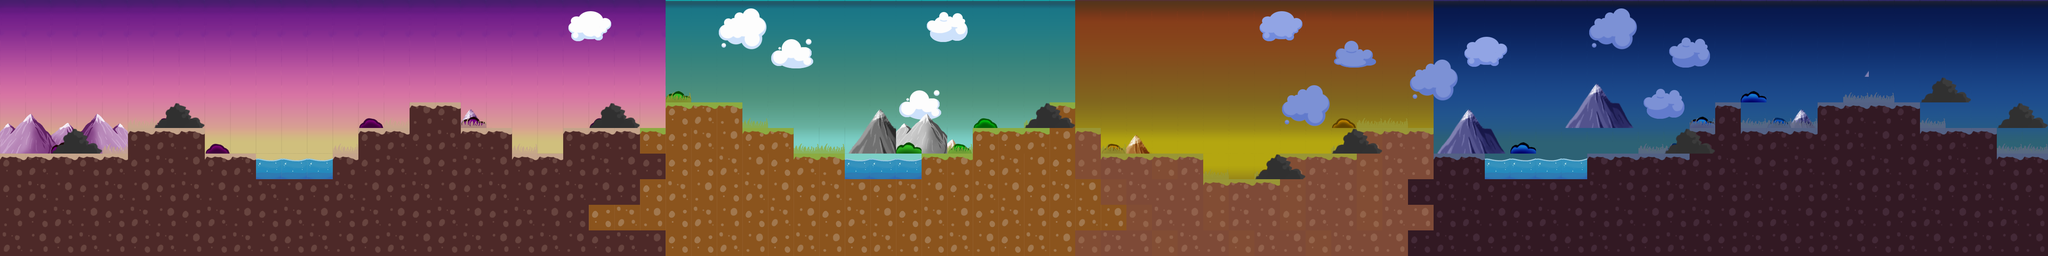

The image is a tile-based game level rendered from a .tmx file. Its description and source (layers, tilesets, objects; grid data summarised) follow:
An orthogonal 80x10 tile map with 64x64 px tiles, 6 tile layers (ciel, plan4, plan3, Decor, ...), 2 tilesets and 153 objects.

<map version="1.8" tiledversion="1.8.2" orientation="orthogonal" renderorder="right-down" width="80" height="10" tilewidth="64" tileheight="64" infinite="0" nextlayerid="34" nextobjectid="237">
 <editorsettings>
  <export target="blockout.json" format="json" />
 </editorsettings>
 <tileset firstgid="1" name="tilesheetFT" tilewidth="64" tileheight="64" tilecount="480" columns="30">
  <image source="../tilesets/tilesheetFT.png" width="1920" height="1080" />
  <tile id="121">
   <animation>
    <frame tileid="90" duration="100" />
    <frame tileid="91" duration="100" />
    <frame tileid="92" duration="100" />
    <frame tileid="93" duration="100" />
    <frame tileid="94" duration="100" />
    <frame tileid="95" duration="100" />
    <frame tileid="96" duration="100" />
    <frame tileid="97" duration="100" />
    <frame tileid="120" duration="100" />
   </animation>
  </tile>
 </tileset>
 <tileset firstgid="481" name="Anims" tilewidth="128" tileheight="192" tilecount="4" columns="0">
  <grid orientation="orthogonal" width="1" height="1" />
  <tile id="0">
   <image width="128" height="192" source="../../deposez assets pour tileset ici/abres/arbre crepouscoulus.png" />
  </tile>
  <tile id="1">
   <image width="128" height="192" source="../../deposez assets pour tileset ici/abres/arbre jour levée.png" />
  </tile>
  <tile id="2">
   <image width="128" height="192" source="../../deposez assets pour tileset ici/abres/arbre jour.png" />
  </tile>
  <tile id="3">
   <image width="128" height="192" source="../../deposez assets pour tileset ici/abres/arbre nuit.png" />
  </tile>
 </tileset>
 <layer id="7" name="ciel" width="80" height="10">
  <data>[800 cells, 800 non-empty, 40 distinct tile ids]</data>
 </layer>
 <objectgroup id="22" name="Etoiles">
  <object id="134" gid="291" x="3722.67" y="129.333" width="64" height="64" />
  <object id="135" gid="291" x="3828" y="70.6667" width="64" height="64" />
  <object id="136" gid="291" x="3912" y="132" width="64" height="64" />
  <object id="137" gid="291" x="4005.33" y="180" width="64" height="64" />
  <object id="138" gid="291" x="4058.67" y="98.6667" width="64" height="64" />
  <object id="139" gid="291" x="4181.33" y="58.6667" width="64" height="64" />
  <object id="140" gid="291" x="4218.67" y="146.667" width="64" height="64" />
  <object id="141" gid="291" x="4394.67" y="130.667" width="64" height="64" />
  <object id="142" gid="291" x="4490.67" y="77.3333" width="64" height="64" />
  <object id="143" gid="291" x="4684" y="108" width="64" height="64" />
  <object id="144" gid="291" x="4316" y="169.333" width="64" height="64" />
  <object id="145" gid="291" x="4108" y="168" width="64" height="64" />
  <object id="146" gid="291" x="4345.33" y="73.3333" width="64" height="64" />
  <object id="147" gid="291" x="4572" y="128" width="64" height="64" />
  <object id="148" gid="291" x="4800" y="74.6667" width="64" height="64" />
  <object id="149" gid="291" x="4849.33" y="144" width="64" height="64" />
  <object id="150" gid="291" x="4940" y="146.667" width="64" height="64" />
  <object id="151" gid="291" x="4989.33" y="81.3333" width="64" height="64" />
  <object id="152" gid="291" x="5046.67" y="189.333" width="64" height="64" />
  <object id="153" gid="291" x="4892" y="73.3333" width="64" height="64" />
  <object id="154" gid="291" x="3593.33" y="72" width="64" height="64" />
  <object id="155" gid="291" x="3618.67" y="169.333" width="64" height="64" />
 </objectgroup>
 <layer id="6" name="plan4" width="80" height="10" parallaxx="0.87">
  <data>[800 cells, 92 non-empty, 33 distinct tile ids]</data>
 </layer>
 <layer id="5" name="plan3" width="80" height="10" parallaxx="0.9">
  <data>[800 cells, 69 non-empty, 46 distinct tile ids]</data>
 </layer>
 <layer id="4" name="Decor" width="80" height="10" parallaxx="0.95">
  <data>[800 cells, 41 non-empty, 10 distinct tile ids]</data>
 </layer>
 <objectgroup id="12" name="Arbre1" parallaxx="0.97">
  <object id="67" gid="482" x="12.3333" y="384" width="128" height="192" />
  <object id="68" gid="482" x="511.667" y="384" width="128" height="192" />
  <object id="69" gid="482" x="898.333" y="320" width="128" height="192" />
  <object id="70" gid="482" x="1027" y="256" width="128" height="192" />
  <object id="71" gid="482" x="1403" y="320" width="128" height="192" />
 </objectgroup>
 <objectgroup id="13" name="Arbre2" parallaxx="0.97">
  <object id="222" gid="483" x="1787.79" y="320" width="128" height="192" />
  <object id="223" gid="483" x="2219.79" y="384" width="128" height="192" />
  <object id="224" gid="483" x="2399.79" y="320" width="128" height="192" />
  <object id="225" gid="483" x="1919.79" y="384" width="128" height="192" />
 </objectgroup>
 <objectgroup id="14" name="Arbre3" parallaxx="0.97">
  <object id="226" gid="481" x="2695.07" y="384" width="128" height="192" />
  <object id="227" gid="481" x="2967.07" y="448" width="128" height="192" />
  <object id="228" gid="481" x="3149.74" y="384" width="128" height="192" />
  <object id="229" gid="481" x="3333.74" y="321.333" width="128" height="192" />
 </objectgroup>
 <objectgroup id="15" name="Arbre4" parallaxx="0.97">
  <object id="231" gid="484" x="3854.09" y="384" width="128" height="192" />
  <object id="232" gid="484" x="3930.09" y="384" width="128" height="192" />
  <object id="233" gid="484" x="4233.31" y="320" width="128" height="192" />
  <object id="234" gid="484" x="4418.37" y="257.333" width="128" height="192" />
  <object id="235" gid="484" x="4514.37" y="256" width="128" height="192" />
  <object id="236" gid="484" x="4723.7" y="320" width="128" height="192" />
 </objectgroup>
 <objectgroup id="24" name="BrillanceArbre">
  <object id="186" gid="292" x="2768" y="284" width="64" height="64" />
  <object id="187" gid="292" x="2834.67" y="272" width="64" height="64" />
  <object id="188" gid="292" x="2829.33" y="337.333" width="64" height="64" />
  <object id="189" gid="292" x="3026.67" y="352" width="64" height="64" />
  <object id="190" gid="292" x="3081.33" y="414.667" width="64" height="64" />
  <object id="191" gid="292" x="3089.33" y="350.667" width="64" height="64" />
  <object id="192" gid="292" x="3241.33" y="268" width="64" height="64" />
  <object id="193" gid="292" x="3270.67" y="333.333" width="64" height="64" />
  <object id="194" gid="292" x="3308" y="268" width="64" height="64" />
  <object id="195" gid="292" x="3414.67" y="225.333" width="64" height="64" />
  <object id="196" gid="292" x="3486.67" y="224" width="64" height="64" />
  <object id="197" gid="292" x="3430.67" y="285.333" width="64" height="64" />
  <object id="198" gid="292" x="3497.33" y="288" width="64" height="64" />
 </objectgroup>
 <objectgroup id="25" name="RoseeMatin">
  <object id="199" gid="293" x="64" y="64" width="64" height="64" />
  <object id="200" gid="293" x="192" y="64" width="64" height="64" />
  <object id="201" gid="293" x="320" y="64" width="64" height="64" />
  <object id="202" gid="293" x="448" y="64" width="64" height="64" />
  </objectgroup>
 <objectgroup id="26" name="Terre">
  <!-- 85 objects omitted --></objectgroup>
 <objectgroup id="17" name="Luciole1">
  <!-- 76 objects omitted --></objectgroup>
 <objectgroup id="18" name="Luciole2">
  <!-- 70 objects omitted --></objectgroup>
 <objectgroup id="19" name="Luciole3">
  <!-- 65 objects omitted --></objectgroup>
 <objectgroup id="20" name="Luciole4">
  <!-- 60 objects omitted --></objectgroup>
 <layer id="1" name="Base" width="80" height="10">
  <data>[800 cells, 397 non-empty, 29 distinct tile ids]</data>
 </layer>
 <objectgroup id="23" name="RefletEau">
  <!-- 53 objects omitted --></objectgroup>
 <objectgroup id="21" name="PartSol">
  <!-- 43 objects omitted --></objectgroup>
 <layer id="16" name="Plan1" width="80" height="10" parallaxx="1.03">
  <data>[800 cells, 28 non-empty, 3 distinct tile ids]</data>
 </layer>
</map>
<!-- 95 of 153 objects omitted -->
